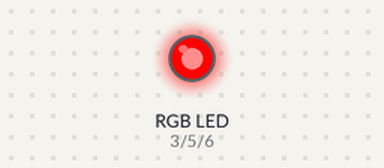
A sketch run on a simulated Arduino Uno, built with avr-gcc and run on an emulated ATmega328P. On the bench: an RGB LED mixed from three pins (HIGH = lit). Dim RGB values are drawn brighter than linear.

Above: at 0.05 s.
At 1.85 s:
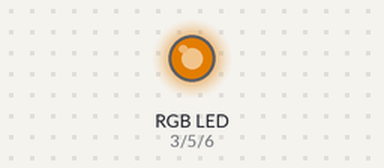
At 3.65 s:
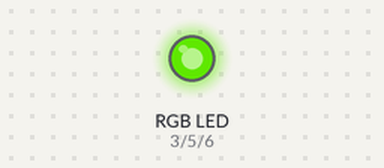
At 7.25 s:
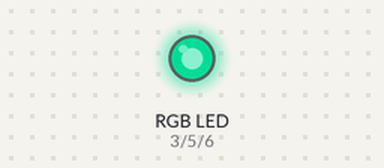
At 10.85 s:
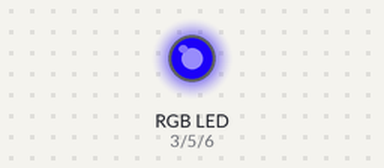
At 14.45 s:
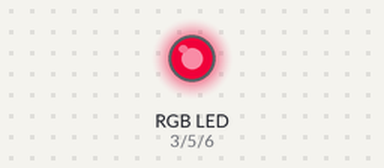
Timing chart, 0 to 20.1 s (numbered marks = the images above):
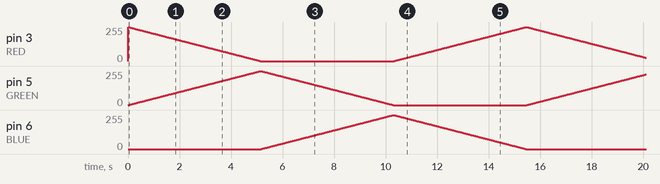

The sketch:

RGB_DIY.ino
```cpp
// written for Little Bodhi Electronics Workshop - Moodlamp
//
// After converting your colors to RGB, write the RGB values down
// below in the format of {R, G, B}
// eg.
// 255, 255, 255 which gives you white

// You can add as many colors as you want but remember that
// there will be colors in between your chosen colors too
// so around 3-4 is plenty

int colors[] = {
  255, 0, 0,
  0, 255, 0,
  0, 0, 255,
};

// you can adjust the speed that the colors change (from 1-100)
// putting 0 or negative numbers will cause the LED to not light up
#define SPEED 5


// You do not need to adjust the rest of the code


#define RED 3
#define GREEN 5
#define BLUE 6

void setup() {
  // put your setup code here, to run once:
  Serial.begin(9600);
  if (SPEED <= 0){
    while (1==1){
    }
  }
}

void loop() {
  // put your main code here, to run repeatedly:
  for (int k = 0; k<(sizeof(colors)/2); k+=3){
    for (int i = 0; i<256; i++){
      analogWrite(RED, mapping(i, colors[k],colors[(k+3)%(sizeof(colors)/2)]));
      analogWrite(GREEN, mapping(i, colors[k+1],colors[(k+4)%(sizeof(colors)/2)]));
      analogWrite(BLUE, mapping(i, colors[k+2],colors[(k+5)%(sizeof(colors)/2)]));
      delay(100/SPEED);
    }
  }
}

int mapping (int index, int origvalue, int newvalue){
  if (origvalue>newvalue){
    return map(255-index, 0, 255, newvalue, origvalue);
  }
  else if (origvalue<newvalue){
    return map(index, 0, 255, origvalue, newvalue);
  }
  else{
    return newvalue;
  }
}
```
